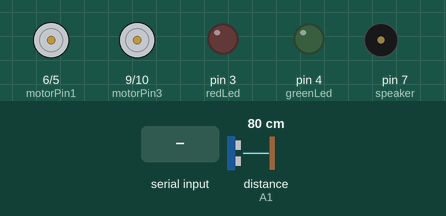
Recording of a sketch running on a simulated Arduino Uno, built with avr-gcc and run on an emulated ATmega328P. Parts: motor-driver pin pairs drawn as motors (green arrow = first pin HIGH = forward, orange = second pin HIGH = backward, longer = more drive), output pins drawn as LEDs (lit = HIGH), buzzer (waves = sounding). Dashed ring = blinking. Inputs (shaded band) come from the test bench; at power-on: distance to the obstacle (sensor on A1) 80 cm. The echo pulse lasts 58.3 µs per cm.

Above: at 1.2 s.
1.3 s: "A" received over Serial
At 2.5 s:
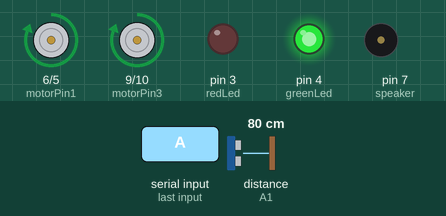
2.8 s: distance to the obstacle (sensor on A1) set to 21 cm
4.3 s: distance to the obstacle (sensor on A1) set to 18 cm
At 4.7 s:
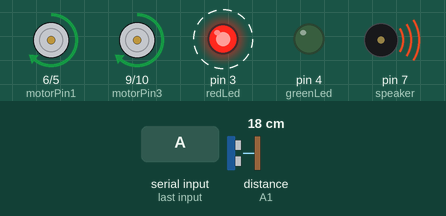
7.3 s: distance to the obstacle (sensor on A1) set to 6 cm
10.3 s: distance to the obstacle (sensor on A1) set to 3 cm
At 10.9 s:
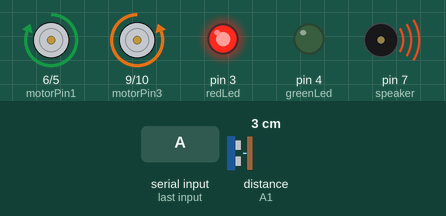
11.8 s: "M" received over Serial
At 13.8 s:
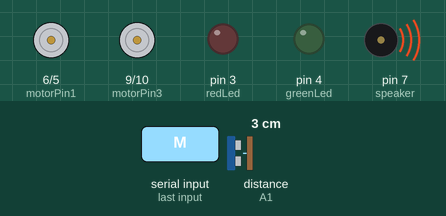
Timing chart, 0 to 14.9 s (numbered marks = the images above; inputs shaded):
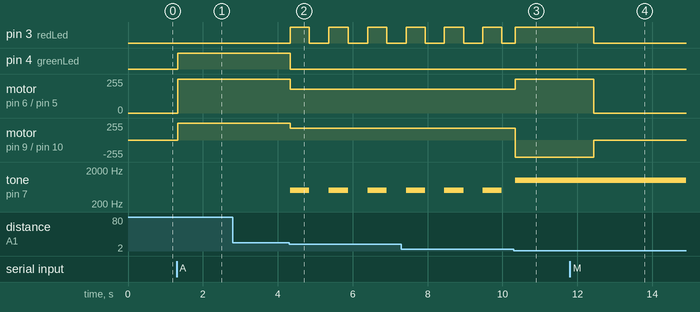

The sketch:

tiny_robot_v3_bt_without_servo__1_.ino
```cpp
/*        ~~~ Arduino Tiny Robot Vehicle ~~~
                   avoid obstacles
Information at: http://www.ardumotive.com/tiny-robot.html
  dev by Vasilakis Michalis, mi.vasilakis@gmail.com
Project date: 14/12/2013 / Version: 3.0 / updated 31/12/2013
*/
//Include libraries
#include <Ultrasonic.h>
//Ultrasonic variable_name(Trig_Pin, Echo_Pin)
Ultrasonic sensor (A0,A1);
// L293 pins
const int motorPin1  = 6; // Pin  2 of L293
const int motorPin2  = 5; // Pin  7 of L293
const int motorPin3  = 9;  // Pin 10 of L293
const int motorPin4  = 10;  // Pin 14 of L293
//Lights
const int redLed   = 3;
const int greenLed = 4;
//Speaker
const int speaker  = 7;
//Variables
int  distance;
char state;              //State stores the income data
char mode='m';           // a for auto or m for bt controlled
long previousMillis = 0; // Use it to make a red led blink without delay() ! ;)
int  ledState = LOW;     // ledState to LOW.
long interval = 500;     // interval at which to blink (milliseconds), change it if you want!
unsigned long currentMillis;

void setup(){
    Serial.begin(9600);
    // Set pins as outputs:
    pinMode(motorPin1, OUTPUT);
    pinMode(motorPin2, OUTPUT);
    pinMode(motorPin3, OUTPUT);
    pinMode(motorPin4, OUTPUT);
    pinMode(redLed, OUTPUT);
    pinMode(greenLed, OUTPUT);
}
void loop(){
    //Read distance
    distance=sensor.Ranging(CM);
    //Print distance on serial port for debugging...
    /*Serial.println(distance);*/
    // If some data is sent, read it and save it in "state"
    if(Serial.available() > 0){
       state = Serial.read();
       if (state == 'A'){mode = 'a'; }
       if (state == 'M'){mode = 'm';
          digitalWrite(motorPin1, LOW);digitalWrite(motorPin2, LOW);
          digitalWrite(motorPin3, LOW);digitalWrite(motorPin4, LOW);
          digitalWrite(redLed,  LOW);
          digitalWrite(greenLed,LOW);
       }
    }
    if (mode == 'a'){
       //If object detected < 20 cm, slow down
       if (distance >=5 && distance < 20){
           analogWrite(motorPin1, 180);analogWrite(motorPin2, 0);
           analogWrite(motorPin3, 180);analogWrite(motorPin4, 0);
           digitalWrite(greenLed, LOW);
           // The following code will make red led to blink without dalay() function
           currentMillis = millis();
           if(currentMillis - previousMillis > interval) {
              // save the last time you blinked the LED
              previousMillis = currentMillis;
              // if the LED is off turn it on and vice-versa:
              if (ledState == LOW){
                 ledState = HIGH;
                 tone(speaker, 500); //Speaker on
              }
              else{
                 ledState = LOW;
                 noTone(speaker);    //Speaker off
              }
              digitalWrite(redLed, ledState);// set the LED with the ledState of the variable:
            }
       }
       //If object detected < 5 cm, turn right to avoid object (or left...)
       else if (distance < 5){
            digitalWrite(motorPin1, HIGH);digitalWrite(motorPin2, LOW);
            digitalWrite(motorPin3, LOW) ;digitalWrite(motorPin4, HIGH);
            digitalWrite(redLed, HIGH);
            digitalWrite(greenLed, LOW);
            tone(speaker, 1000);  //Speaker on
            delay(1000); // small delay, change value if necessary to make robot turn 90 deg.
       }
       //No object detected? Ok... all crear to move forward!
       else {
    	    digitalWrite(motorPin1, HIGH); digitalWrite(motorPin2, LOW);
            digitalWrite(motorPin3, HIGH); digitalWrite(motorPin4, LOW);
            digitalWrite(redLed, LOW);
            digitalWrite(greenLed, HIGH);
            noTone(speaker); //Speaker off
       }
    }
    //Bluetooth Mode
    else if (mode == 'm'){
       /***********************Forward****************************/
       // If the "state" is 'F', robot will go forward
       if (state == 'F') {
            //If object detected < 5 cm, stop and wait for new command
            if (distance < 5){
               digitalWrite(motorPin1, LOW); digitalWrite(motorPin2, LOW);
               digitalWrite(motorPin3, LOW); digitalWrite(motorPin4, LOW);
            }
            else if (distance>= 5){
               digitalWrite(motorPin1, HIGH);digitalWrite(motorPin2, LOW);
               digitalWrite(motorPin3, HIGH);digitalWrite(motorPin4, LOW);
            }
       }
       /***********************Backward****************************/
       // If the "state" is 'B', robot will go backward
       else if (state == 'B') {
    	    digitalWrite(motorPin1, LOW); digitalWrite(motorPin2, HIGH);
            digitalWrite(motorPin3, LOW); digitalWrite(motorPin4, HIGH);
       }
       /*************************Left******************************/
       // If the "state" is 'L', robot will turn left
       else if (state == 'L') {
    	    digitalWrite(motorPin1, LOW) ; digitalWrite(motorPin2, HIGH);
            digitalWrite(motorPin3, HIGH); digitalWrite(motorPin4, LOW);
       }
       /*************************Right*****************************/
       // If the "state" is 'R', robot will turn right
       else if (state == 'R') {
    	    digitalWrite(motorPin1, HIGH); digitalWrite(motorPin2, LOW);
            digitalWrite(motorPin3, LOW) ; digitalWrite(motorPin4, HIGH);
       }
       /*************************Stop*****************************/
       // If the "state" is 'S', robot will stop
       else if (state == 'S') {
    	    digitalWrite(motorPin1, LOW); digitalWrite(motorPin2, LOW);
            digitalWrite(motorPin3, LOW); digitalWrite(motorPin4, LOW);
       }
    }
    delay(50); //small delay to read a new distance value from sensor
}
```

Measured:
- the behaviour switches between 20 and 19 cm on distance to the obstacle (sensor on A1) (found by bisection; images 1 and 2)
- the behaviour switches between 5 and 4 cm on distance to the obstacle (sensor on A1) (found by bisection; images 2 and 3)
- after the input at 1.3 s, pin 4 (greenLed): LOW → HIGH at once; motor on pin 6 (motorPin1) / pin 5 (motorPin2), motor on pin 9 (motorPin3) / pin 10 (motorPin4): stopped → forward 255/255 at once
- after the input at 2.8 s, every drawn part: stays the same
- after the input at 4.3 s, pin 3 (redLed): alternates HIGH for 0.52 s and LOW for 0.52 s, starting at once; pin 4 (greenLed): HIGH → LOW at once
- after the input at 10.3 s, motor on pin 6 (motorPin1) / pin 5 (motorPin2): forward 180/255 → forward 255/255 at once; motor on pin 9 (motorPin3) / pin 10 (motorPin4): forward 180/255 → backward 255/255 at once
- after the input at 11.8 s, pin 3 (redLed): HIGH → LOW after 0.64 s; motor on pin 6 (motorPin1) / pin 5 (motorPin2): forward 255/255 → stopped after 0.64 s; motor on pin 9 (motorPin3) / pin 10 (motorPin4): backward 255/255 → stopped after 0.64 s
